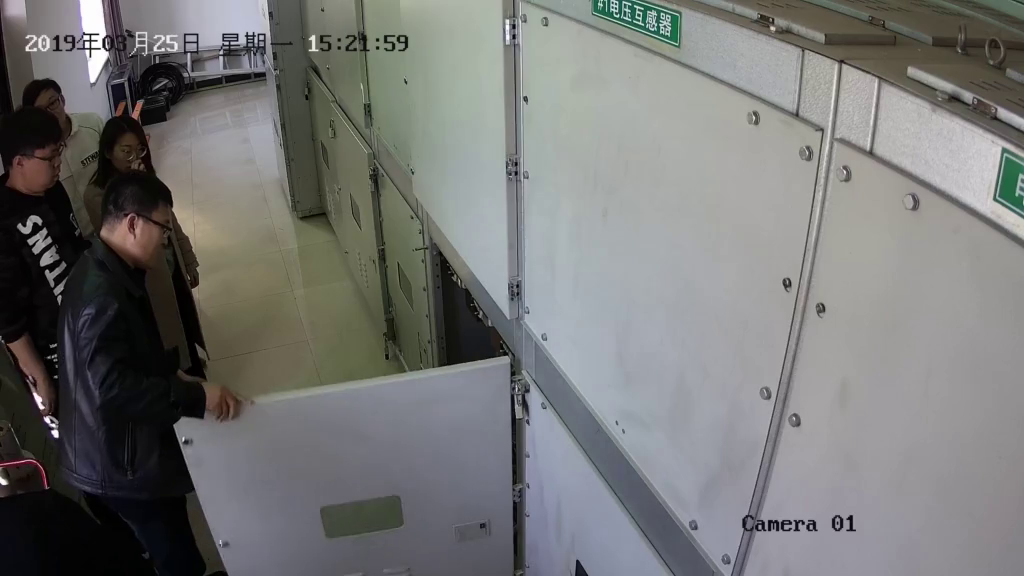
#> input picture frame 25 of 开关柜.mp4, 1024 x 576 px
$ python Video2Edges.py
#> lines starting #> are read from the running program, lines starting #| are printed output that depends on the picture
import cv2

def otsu_canny(image, lowrate=0.1):
    if len(image.shape) > 2:
        image = cv2.cvtColor(image, cv2.COLOR_BGR2GRAY)

    # Otsu's thresholding
    ret, _ = cv2.threshold(image, thresh=0, maxval=255, type=(cv2.THRESH_BINARY + cv2.THRESH_OTSU))
    edged = cv2.Canny(image, threshold1=(ret * lowrate), threshold2=ret)

    # return the edged image
    return edged


video = cv2.VideoCapture('开关柜.mp4')
# 获得码率及尺寸
fps = video.get(cv2.CAP_PROP_FPS)
size = (int(video.get(cv2.CAP_PROP_FRAME_WIDTH)),
        int(video.get(cv2.CAP_PROP_FRAME_HEIGHT)))
output = cv2.VideoWriter('Output.mp4', cv2.VideoWriter_fourcc(*'DIVX'), fps, size, False) # MPEG-4编码

while video.isOpened():
    ret, frame = video.read()
#> frame is the input picture: shape (576, 1024, 3); mean B, G, R 117.3, 118.3, 117.9
    if ret is False:
        break
    grayImg = cv2.cvtColor(frame, cv2.COLOR_BGR2GRAY)
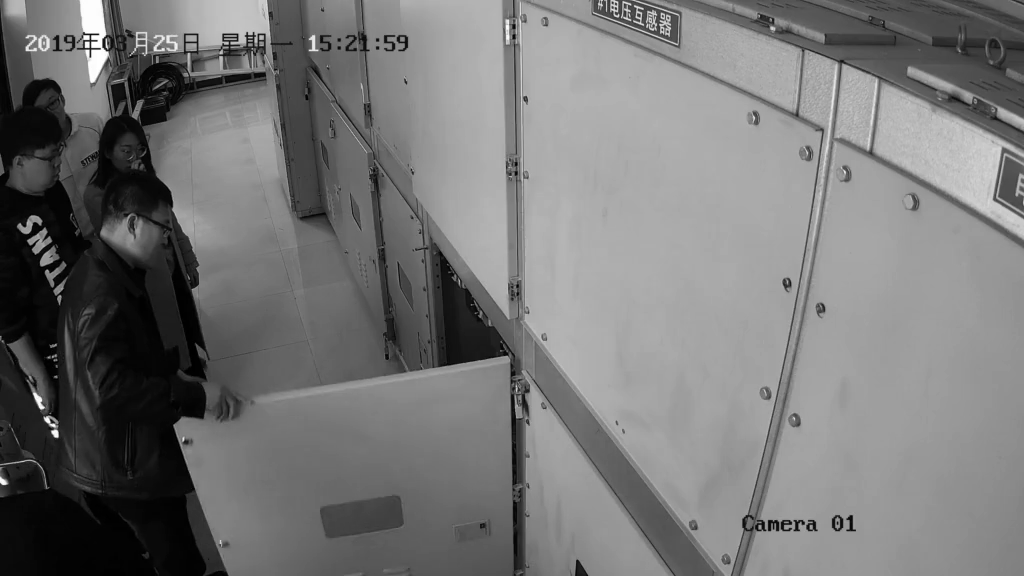
#> grayImg: shape (576, 1024); min 0, max 255, mean 118.1
    edgeFrame = otsu_canny(grayImg)
#> in otsu_canny, `ret, _ = cv2.threshold(image, thresh=0, maxval=255, type=(cv2.THRESH_B..`: ret = 99
#> in otsu_canny, `edged = cv2.Canny(image, threshold1=(ret * lowrate), threshold2=ret)`:
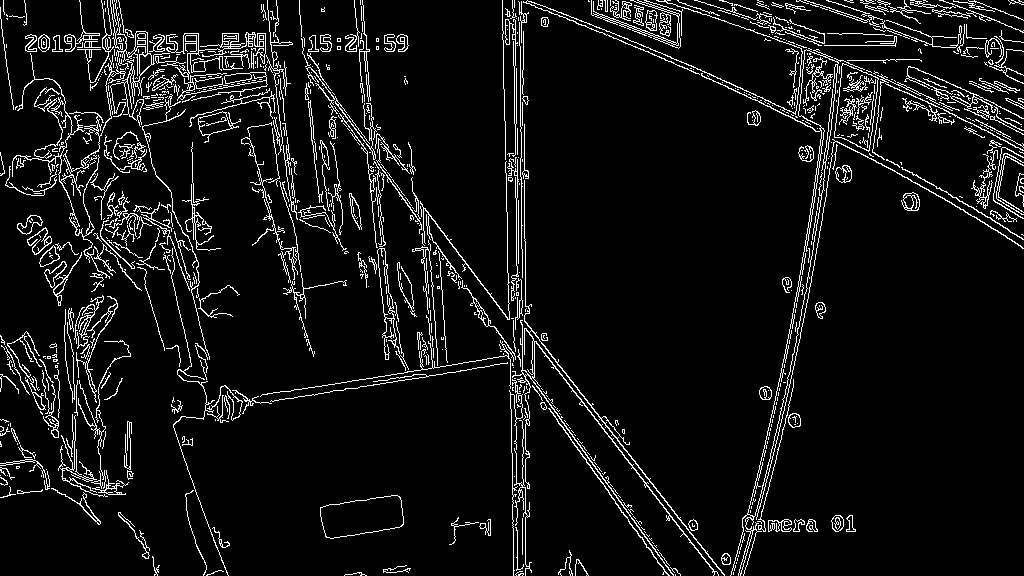
#> edged: shape (576, 1024); 7.1% white in thin lines or dots
    output.write(edgeFrame)
    cv2.imshow('frame', edgeFrame)
    if cv2.waitKey(2) & 0xFF == ord('q'):
#> (key q is pressed here)
        break

video.release()
output.release()
cv2.destroyAllWindows()


'''
img = cv2.imread('img.jpg')
grayImg = cv2.cvtColor(img, cv2.COLOR_BGR2GRAY)
cv2.imshow('gray image', grayImg)
cv2.waitKey(1000)
cv2.destroyAllWindows()

edges = otsu_canny(grayImg, lowrate=0.4)
cv2.imwrite('edges.jpg', edges)
cv2.imshow('edges', edges)
cv2.waitKey(2000)
cv2.destroyAllWindows()
cv2.waitKey(1)
cv2.waitKey(1)
cv2.waitKey(1)
cv2.waitKey(1)
'''

$ run again, starting later in the video
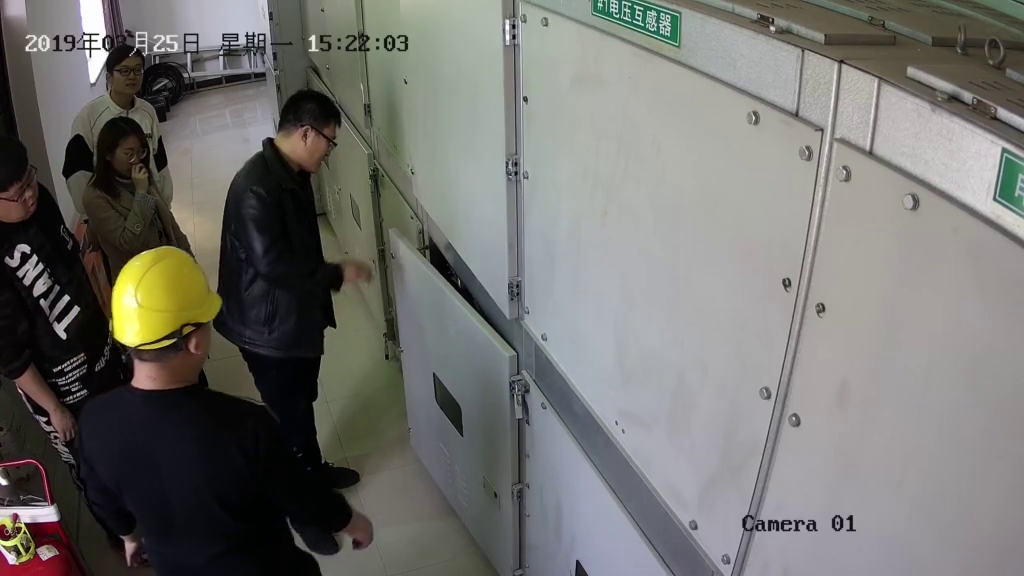
#> input picture frame 116 of 开关柜.mp4, 1024 x 576 px
#> frame is the input picture: shape (576, 1024, 3); mean B, G, R 110.8, 114.5, 115.1
#> `grayImg = cv2.cvtColor(frame, cv2.COLOR_BGR2GRAY)`:
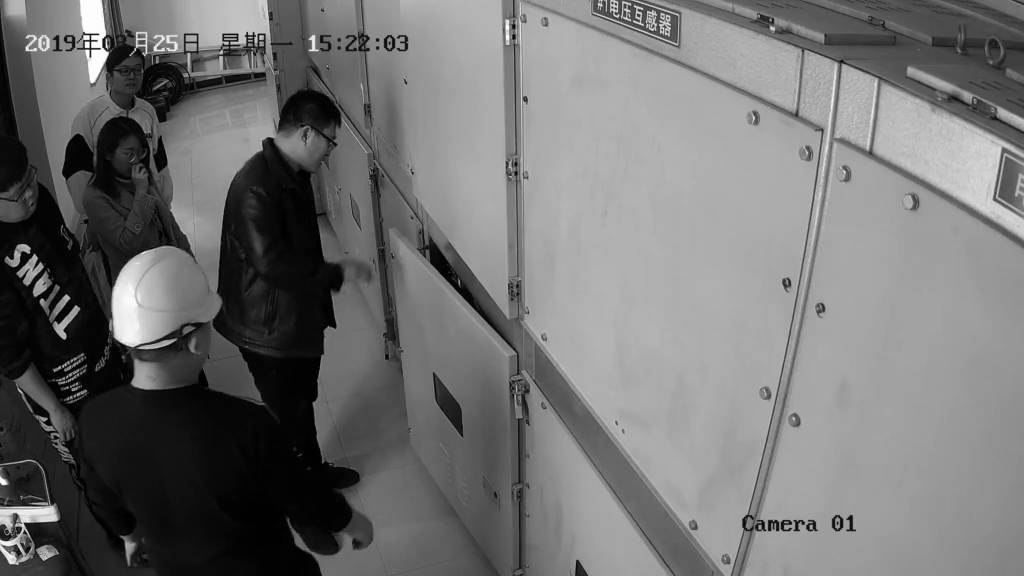
#> grayImg: shape (576, 1024); min 0, max 255, mean 114.2
#> ret = 98
#> in otsu_canny, `edged = cv2.Canny(image, threshold1=(ret * lowrate), threshold2=ret)`:
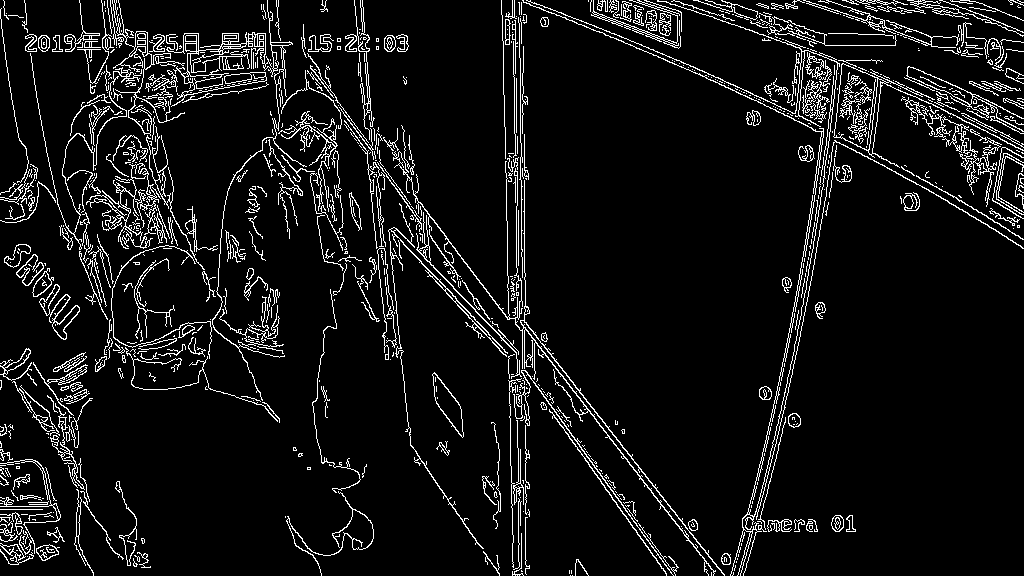
#> edged: shape (576, 1024); 7.5% white in thin lines or dots

$ run again, starting later in the video
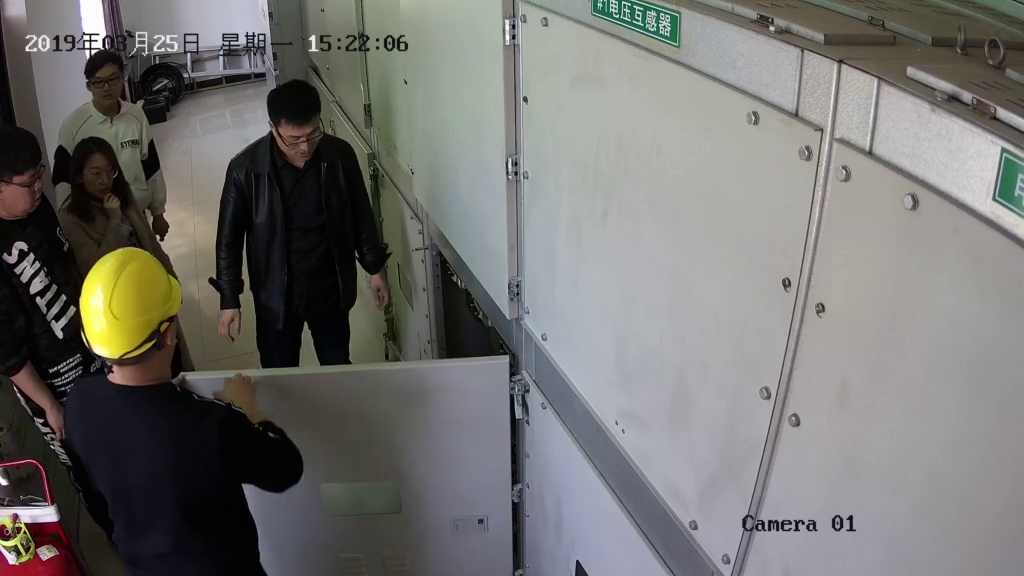
#> input picture frame 206 of 开关柜.mp4, 1024 x 576 px
#> frame is the input picture: shape (576, 1024, 3); mean B, G, R 111.8, 114.3, 115.1
#> `grayImg = cv2.cvtColor(frame, cv2.COLOR_BGR2GRAY)`:
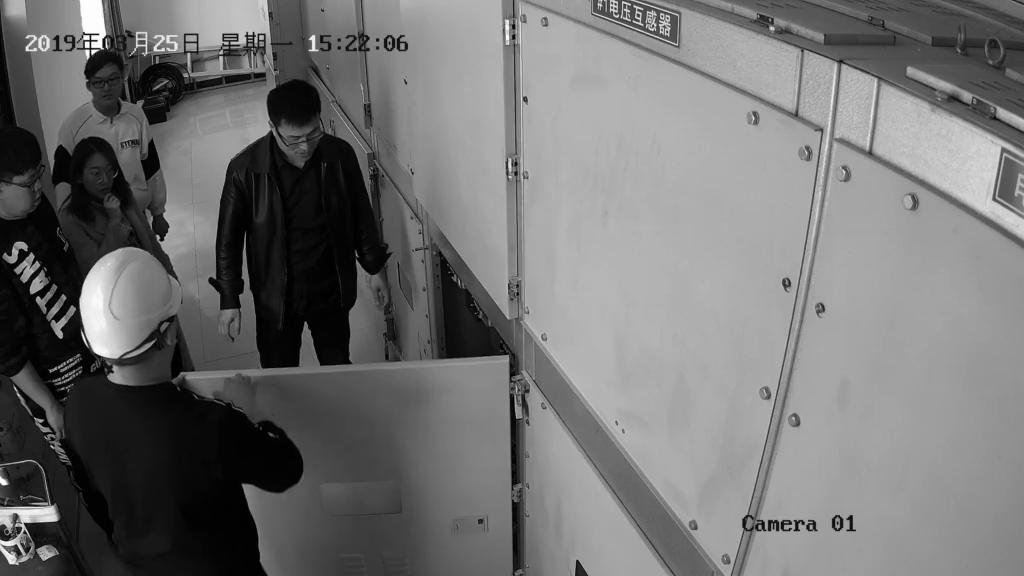
#> grayImg: shape (576, 1024); min 0, max 255, mean 114.2
#> ret = 100
#> in otsu_canny, `edged = cv2.Canny(image, threshold1=(ret * lowrate), threshold2=ret)`:
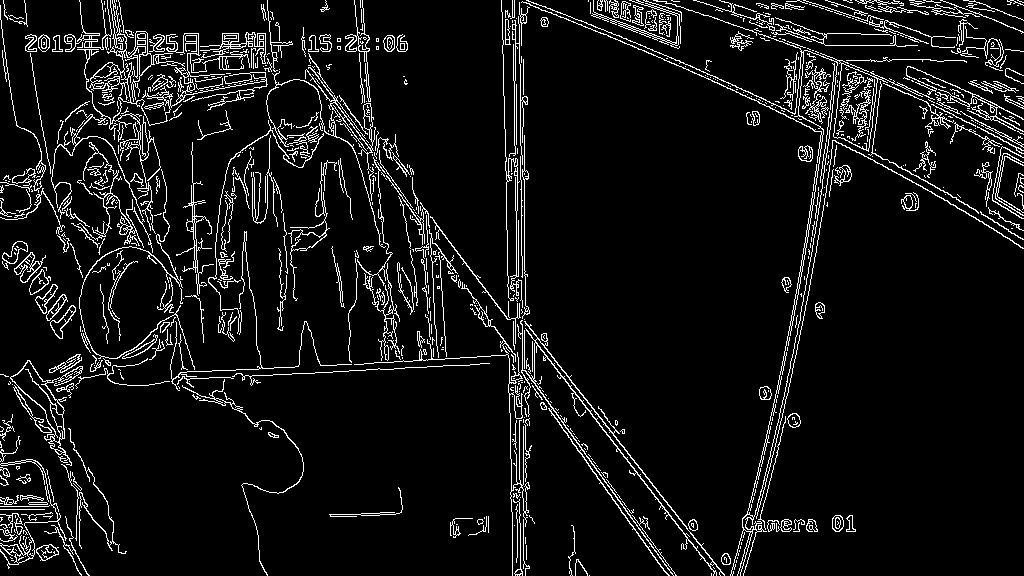
#> edged: shape (576, 1024); 7.4% white in thin lines or dots
